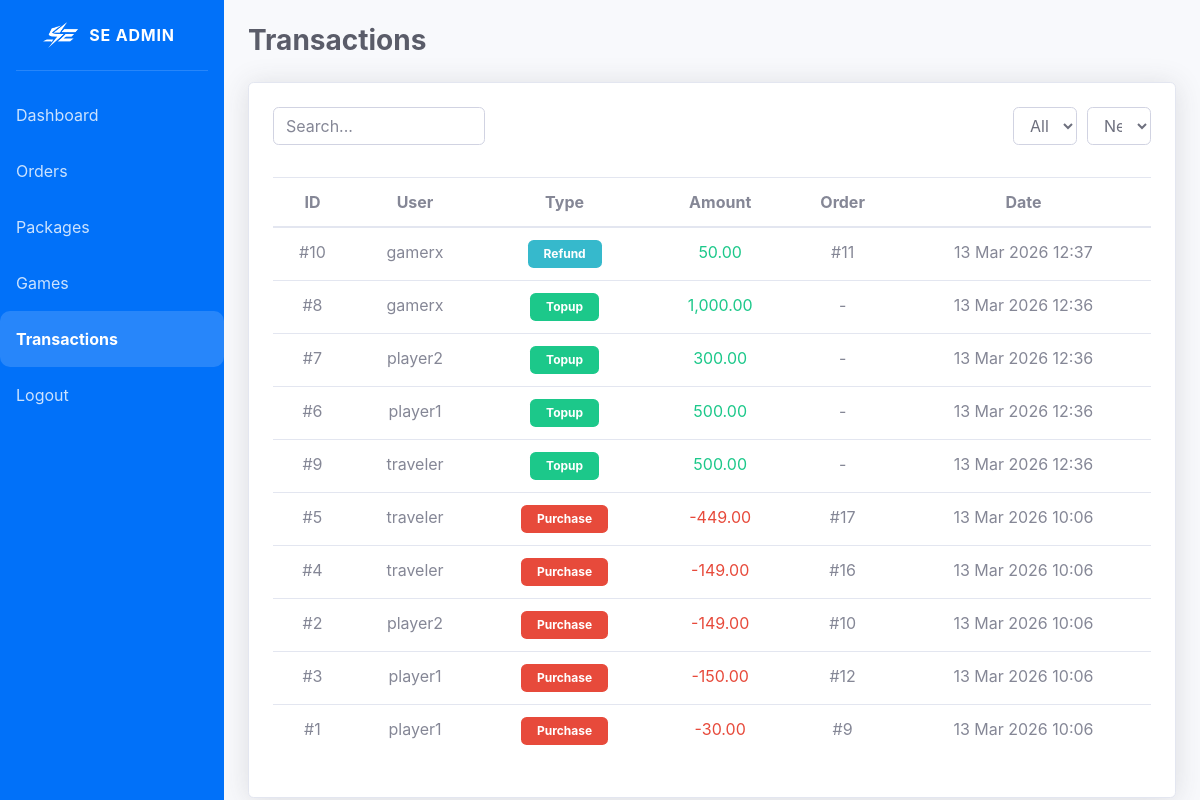
The app's page /admin/transactions.php (signed in) with its own data.
### tables this page shows
CREATE TABLE `transactions` (
  `id` int NOT NULL,
  `user_id` int NOT NULL,
  `type` enum('topup','purchase','refund') NOT NULL,
  `amount` decimal(10,2) NOT NULL,
  `order_id` int DEFAULT NULL,
  `created_at` timestamp NULL DEFAULT CURRENT_TIMESTAMP
);

CREATE TABLE `users` (
  `id` int NOT NULL,
  `username` varchar(50) NOT NULL,
  `password` varchar(255) NOT NULL,
  `email` varchar(100) DEFAULT NULL,
  `phone` varchar(20) DEFAULT NULL,
  `balance` decimal(10,2) DEFAULT '0.00',
  `created_at` timestamp NULL DEFAULT CURRENT_TIMESTAMP
);

### admin/transactions.php (the view, shortened to what this page needs)
<?php
require_once "../config/db.php";
$search = $_GET['search'] ?? '';
$sort   = $_GET['sort'] ?? 'newest';
$sql = "
SELECT
    transactions.id,
    users.username,
    transactions.type,
    transactions.amount,
    transactions.order_id,
    transactions.created_at
FROM transactions
JOIN users ON transactions.user_id = users.id
WHERE 1=1
";
switch ($sort) {
    default:
        $sql .= " ORDER BY transactions.created_at DESC";
}
$result = $conn->query($sql);
?>
<?php include "partials/header.php"; ?>
<?php include "partials/sidebar.php"; ?>
<div id="content-wrapper" class="d-flex flex-column">
<div id="content">
<div class="container-fluid mt-4">
<h1 class="h3 mb-4 font-weight-bold text-dark">
Transactions
</h1>
<div class="card shadow p-4">
<div class="row mb-4">
<div class="col-12">
<form method="GET" class="form-row align-items-center">
<div class="col-md-3 mb-2">
<input type="text"
       name="search"
       class="form-control"
       placeholder="Search..."
       value="<?= htmlspecialchars($search) ?>">
</div>
<div class="col-md-1 mb-2">
<select name="type"
        class="form-control"
        onchange="this.form.submit()">
<option value="">All</option>
</select>
</div>
<div class="col-md-1 mb-2">
<select name="sort"
        class="form-control"
        onchange="this.form.submit()">
<option value="newest" <?= ($sort == 'newest') ? 'selected' : '' ?>>Newest</option>
</select>
</div>
</form>
</div>
</div>
<div class="table-responsive">
<table class="table text-center">
<thead>
<tr>
<th>ID</th>
<th>User</th>
<th>Type</th>
<th>Amount</th>
<th>Order</th>
<th>Date</th>
</tr>
</thead>
<tbody>
<?php if ($result && $result->num_rows > 0): ?>
<?php while ($row = $result->fetch_assoc()): ?>
<?php
$typeClass = [
    'topup' => 'success',
    'purchase' => 'danger',
    'refund' => 'info'
];
$badgeColor = $typeClass[strtolower($row['type'])] ?? 'secondary';
?>
<tr>
<td>#<?= $row['id'] ?></td>
<td>
<?= htmlspecialchars($row['username']) ?>
</td>
<td>
<span class="badge badge-<?= $badgeColor ?> px-3 py-2 text-capitalize">
<?= $row['type'] ?>
</span>
</td>
<td>
<?php
$amount = $row['amount'];
$class = $amount >= 0 ? "text-success" : "text-danger";
?>
<span class="<?= $class ?>">
<?= number_format($amount,2) ?>
</span>
</td>
<td>
<?php if ($row['order_id']): ?>
#<?= $row['order_id'] ?>
<?php else: ?>
-
<?php endif; ?>
</td>
<td>
<?= date("d M Y H:i", strtotime($row['created_at'])) ?>
</td>
</tr>
<?php endwhile; ?>
<?php endif; ?>
</tbody>
</table>
</div>
</div>
</div>
</div>
<?php include "partials/footer.php"; ?>

### admin/css/custom.css (style rules this page uses)
:root { --main-blue: #0171F9; }

### records on screen
transactions: id "10", user.username "gamerx", type "Refund", amount "50.00", order "11", created_at "13 Mar 2026 12:37"
transactions: id "8", user.username "gamerx", type "Topup", amount "1,000.00", created_at "13 Mar 2026 12:36"
transactions: id "7", user.username "player2", type "Topup", amount "300.00", created_at "13 Mar 2026 12:36"
transactions: id "6", user.username "player1", type "Topup", amount "500.00", created_at "13 Mar 2026 12:36"
transactions: id "9", user.username "traveler", type "Topup", amount "500.00", created_at "13 Mar 2026 12:36"
transactions: id "5", user.username "traveler", type "Purchase", amount "-449.00", order "17", created_at "13 Mar 2026 10:06"
transactions: id "4", user.username "traveler", type "Purchase", amount "-149.00", order "16", created_at "13 Mar 2026 10:06"
transactions: id "2", user.username "player2", type "Purchase", amount "-149.00", order "10", created_at "13 Mar 2026 10:06"
transactions: id "3", user.username "player1", type "Purchase", amount "-150.00", order "12", created_at "13 Mar 2026 10:06"
transactions: id "1", user.username "player1", type "Purchase", amount "-30.00", order "9", created_at "13 Mar 2026 10:06"
